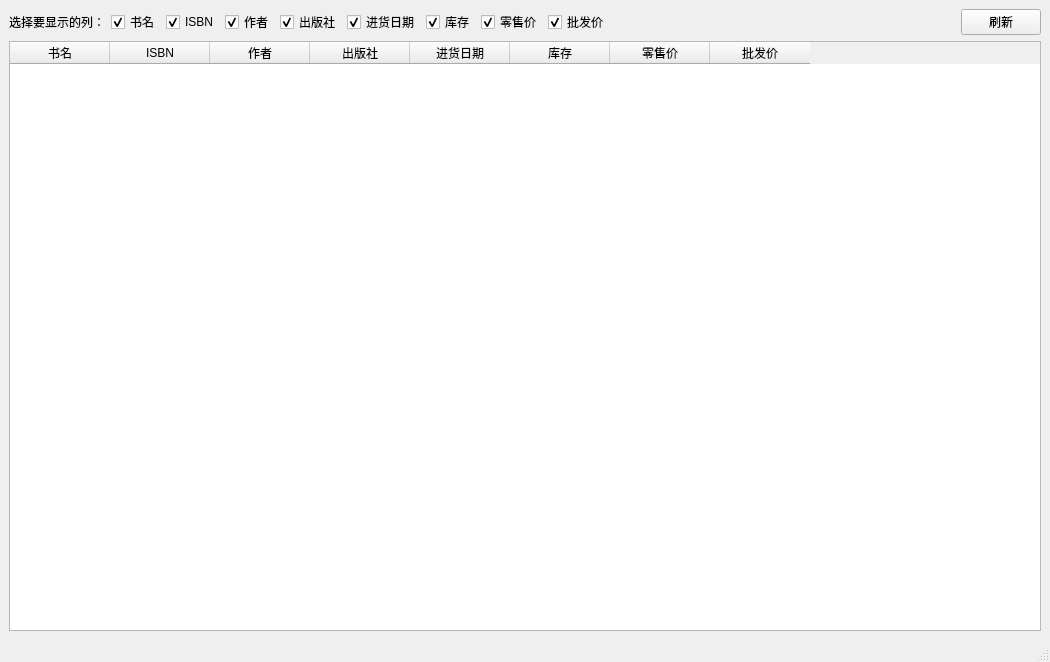
<?xml version="1.0" encoding="UTF-8"?>
<ui version="4.0">
 <class>ReportWindowClass</class>
 <widget class="QMainWindow" name="ReportWindowClass">
  <property name="geometry">
   <rect>
    <x>0</x>
    <y>0</y>
    <width>1050</width>
    <height>662</height>
   </rect>
  </property>
  <property name="minimumSize">
   <size>
    <width>1050</width>
    <height>0</height>
   </size>
  </property>
  <property name="windowTitle">
   <string>书库</string>
  </property>
  <widget class="QWidget" name="centralwidget">
   <layout class="QGridLayout" name="gridLayout">
    <item row="0" column="0">
     <widget class="QLabel" name="label">
      <property name="text">
       <string>选择要显示的列：</string>
      </property>
     </widget>
    </item>
    <item row="0" column="1">
     <widget class="QCheckBox" name="CheckBoxName">
      <property name="text">
       <string>书名</string>
      </property>
      <property name="checked">
       <bool>true</bool>
      </property>
     </widget>
    </item>
    <item row="0" column="2">
     <widget class="QCheckBox" name="CheckBoxISBN">
      <property name="text">
       <string>ISBN</string>
      </property>
      <property name="checked">
       <bool>true</bool>
      </property>
     </widget>
    </item>
    <item row="0" column="3">
     <widget class="QCheckBox" name="CheckBoxAuthor">
      <property name="text">
       <string>作者</string>
      </property>
      <property name="checked">
       <bool>true</bool>
      </property>
     </widget>
    </item>
    <item row="0" column="4">
     <widget class="QCheckBox" name="CheckBoxPublisher">
      <property name="text">
       <string>出版社</string>
      </property>
      <property name="checked">
       <bool>true</bool>
      </property>
     </widget>
    </item>
    <item row="0" column="5">
     <widget class="QCheckBox" name="CheckBoxDateAdded">
      <property name="text">
       <string>进货日期</string>
      </property>
      <property name="checked">
       <bool>true</bool>
      </property>
     </widget>
    </item>
    <item row="0" column="6">
     <widget class="QCheckBox" name="CheckBoxQty">
      <property name="text">
       <string>库存</string>
      </property>
      <property name="checked">
       <bool>true</bool>
      </property>
     </widget>
    </item>
    <item row="0" column="7">
     <widget class="QCheckBox" name="CheckBoxRetail">
      <property name="text">
       <string>零售价</string>
      </property>
      <property name="checked">
       <bool>true</bool>
      </property>
     </widget>
    </item>
    <item row="0" column="8">
     <widget class="QCheckBox" name="CheckBoxWholesale">
      <property name="text">
       <string>批发价</string>
      </property>
      <property name="checked">
       <bool>true</bool>
      </property>
     </widget>
    </item>
    <item row="0" column="9">
     <spacer name="horizontalSpacer">
      <property name="orientation">
       <enum>Qt::Horizontal</enum>
      </property>
      <property name="sizeHint" stdset="0">
       <size>
        <width>309</width>
        <height>20</height>
       </size>
      </property>
     </spacer>
    </item>
    <item row="0" column="10">
     <widget class="QPushButton" name="ButtonFlush">
      <property name="text">
       <string>刷新</string>
      </property>
     </widget>
    </item>
    <item row="1" column="0" colspan="11">
     <widget class="QTableWidget" name="Table">
      <property name="sizePolicy">
       <sizepolicy hsizetype="Preferred" vsizetype="Expanding">
        <horstretch>0</horstretch>
        <verstretch>0</verstretch>
       </sizepolicy>
      </property>
      <property name="minimumSize">
       <size>
        <width>0</width>
        <height>0</height>
       </size>
      </property>
      <property name="editTriggers">
       <set>QAbstractItemView::NoEditTriggers</set>
      </property>
      <property name="dragEnabled">
       <bool>true</bool>
      </property>
      <property name="selectionMode">
       <enum>QAbstractItemView::ExtendedSelection</enum>
      </property>
      <property name="selectionBehavior">
       <enum>QAbstractItemView::SelectRows</enum>
      </property>
      <property name="textElideMode">
       <enum>Qt::ElideNone</enum>
      </property>
      <property name="sortingEnabled">
       <bool>true</bool>
      </property>
      <attribute name="horizontalHeaderVisible">
       <bool>true</bool>
      </attribute>
      <attribute name="horizontalHeaderCascadingSectionResizes">
       <bool>true</bool>
      </attribute>
      <attribute name="horizontalHeaderShowSortIndicator" stdset="0">
       <bool>true</bool>
      </attribute>
      <attribute name="horizontalHeaderStretchLastSection">
       <bool>false</bool>
      </attribute>
      <column>
       <property name="text">
        <string>书名</string>
       </property>
       <property name="textAlignment">
        <set>AlignCenter</set>
       </property>
      </column>
      <column>
       <property name="text">
        <string>ISBN</string>
       </property>
       <property name="textAlignment">
        <set>AlignCenter</set>
       </property>
      </column>
      <column>
       <property name="text">
        <string>作者</string>
       </property>
       <property name="textAlignment">
        <set>AlignCenter</set>
       </property>
      </column>
      <column>
       <property name="text">
        <string>出版社</string>
       </property>
       <property name="textAlignment">
        <set>AlignCenter</set>
       </property>
      </column>
      <column>
       <property name="text">
        <string>进货日期</string>
       </property>
       <property name="textAlignment">
        <set>AlignCenter</set>
       </property>
      </column>
      <column>
       <property name="text">
        <string>库存</string>
       </property>
       <property name="textAlignment">
        <set>AlignCenter</set>
       </property>
      </column>
      <column>
       <property name="text">
        <string>零售价</string>
       </property>
       <property name="textAlignment">
        <set>AlignCenter</set>
       </property>
      </column>
      <column>
       <property name="text">
        <string>批发价</string>
       </property>
       <property name="textAlignment">
        <set>AlignCenter</set>
       </property>
      </column>
     </widget>
    </item>
   </layout>
  </widget>
  <widget class="QMenuBar" name="menubar">
   <property name="geometry">
    <rect>
     <x>0</x>
     <y>0</y>
     <width>1050</width>
     <height>26</height>
    </rect>
   </property>
  </widget>
  <widget class="QStatusBar" name="statusbar"/>
 </widget>
 <tabstops>
  <tabstop>CheckBoxName</tabstop>
  <tabstop>CheckBoxISBN</tabstop>
  <tabstop>CheckBoxAuthor</tabstop>
  <tabstop>CheckBoxPublisher</tabstop>
  <tabstop>CheckBoxDateAdded</tabstop>
  <tabstop>CheckBoxQty</tabstop>
  <tabstop>CheckBoxRetail</tabstop>
  <tabstop>CheckBoxWholesale</tabstop>
  <tabstop>Table</tabstop>
 </tabstops>
 <resources/>
 <connections/>
</ui>
